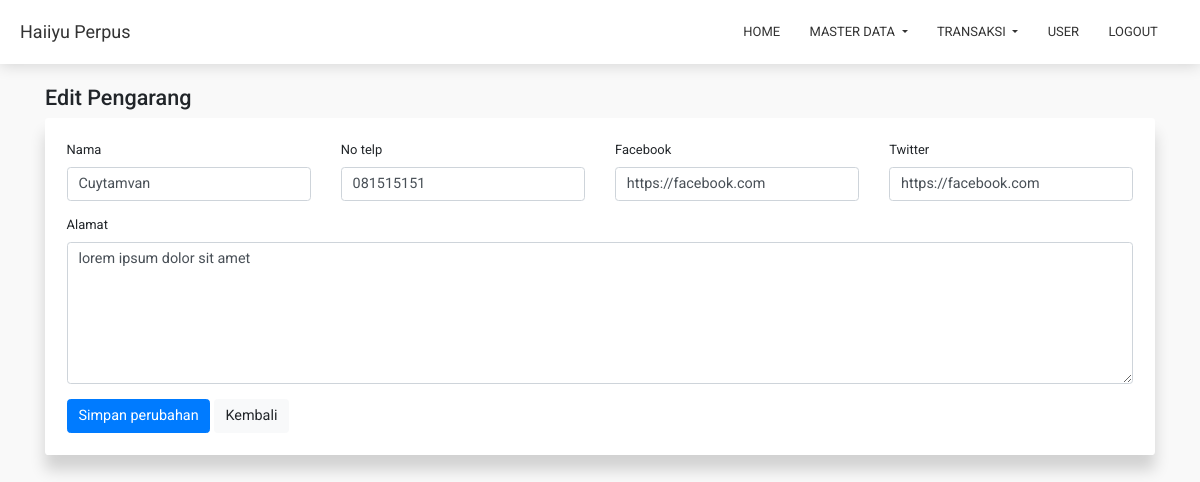
The page /?c=author-edit&id=1 (signed in) on the database its author committed.
### tables this page shows
CREATE TABLE `authors` (
  `id` int(11) NOT NULL,
  `name` varchar(50) NOT NULL,
  `phone_number` varchar(20) NOT NULL,
  `address` text NOT NULL,
  `email` varchar(50) NOT NULL,
  `facebook` varchar(100) NOT NULL,
  `twitter` varchar(100) NOT NULL
);

### app/helper.php (called while the page is built, shortened)
<?php
function url($to = ''){
  $base_url = str_replace(basename($_SERVER['SCRIPT_NAME']), '', $_SERVER['SCRIPT_NAME']);
  $base_url .= $to;
  return $base_url;
}
function get($name){
  return isset($_GET[$name]) ? $_GET[$name] : null;
}
function antiInject($text){
  return stripcslashes(strip_tags($text));
}

### resources/author/edit.php (the view, shortened to what this page needs)
<?php
  $table = 'authors';
  $id = antiInject(get('id'));
  $data = mysqli_fetch_object((mysqli_query($conn, "SELECT * FROM `$table` where id='$id'")));
  if($data){
?>
<div class="container mt-4">
  <h4><?=isset($title) ? $title : '' ?></h4>
  <div class="row">
    <div class="col-sm-12">
      <div class="card c-card">
        <div class="card-body p-4">
          <form method="post">
            <div class="row">
              <div class="col-sm-12 col-md-6 col-lg-3 form-group">
                <label>Nama</label>
                <input type="text" name="name" class="form-control" placeholder="Masukan nama" autocomplete="off" value="<?=$data->name?>" required>
              </div>
              <div class="col-sm-12 col-md-6 col-lg-3 form-group">
                <label>No telp</label>
                <input type="text" name="phone_number" class="form-control" placeholder="Masukan no telp" autocomplete="off" value="<?=$data->phone_number?>" required>
              </div>
              <div class="col-sm-12 col-md-6 col-lg-3 form-group">
                <label>Facebook</label>
                <input type="text" name="facebook" class="form-control" placeholder="Masukan url profil facebook" autocomplete="off" value="<?=$data->facebook?>" required>
              </div>
              <div class="col-sm-12 col-md-6 col-lg-3 form-group">
                <label>Twitter</label>
                <input type="text" name="twitter" class="form-control" placeholder="Masukan url profil twitter" autocomplete="off" value="<?=$data->twitter?>" required>
              </div>
              <div class="col-sm-12 form-group">
                <label>Alamat</label>
                <textarea name="address" class="form-control" rows="6" placeholder="Masukan alamat" required><?=$data->address?></textarea>
              </div>
              <div class="col-sm-12 ">
                <button type="submit" name="submit" class="btn btn-primary">Simpan perubahan</button>
                <a href="<?=url('?c=author')?>" class="btn btn-light">Kembali</a>
              </div>
            </div>
          </form>
        </div>
      </div>
    </div>
  </div>
</div>
<?php
  }else{
    include 'resources/error/id-404.php';
  }
?>

### assets/css/style.css (style rules this page uses)
* { font-family: 'Roboto', sans-serif; font-size: .9rem; }
body { background-color: #f9f9f9; }
.c-card { border: none; box-shadow: 0px 15px 15px rgba(0,0,0,0.16); }

### rows shown on the page
authors: name "Cuytamvan", phone_number "081515151", facebook "https://facebook.com", twitter "https://facebook.com", address "lorem ipsum dolor sit amet"

### other values the page prints
$title "Edit Pengarang"
